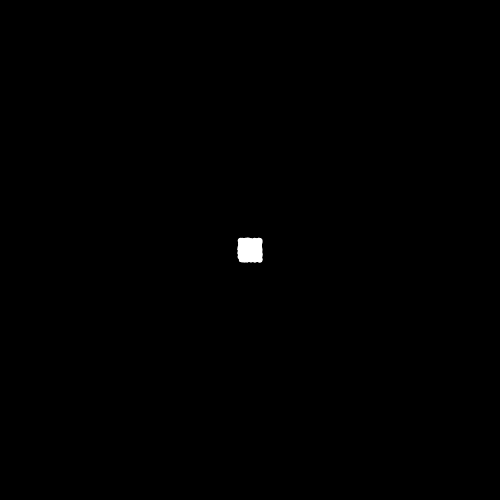
Frame 1 (no input)
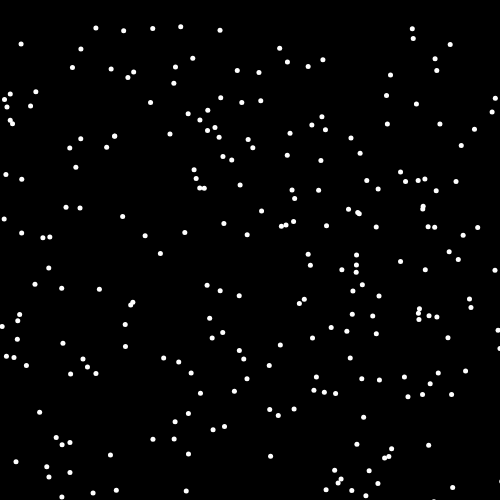
Frame 60 (no input)
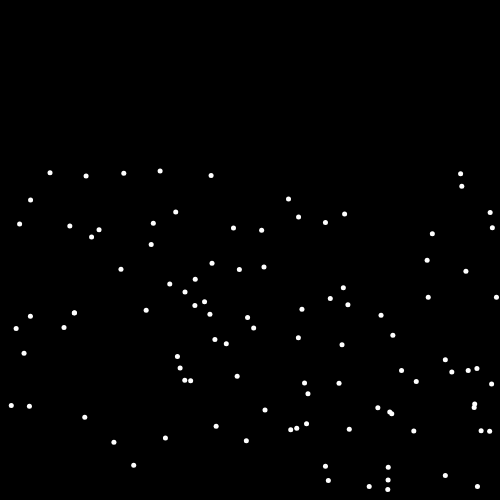
Frame 120 (the mouse pressed at the canvas centre since frame 60)

The p5.js sketch that drew these frames (run headless with seeded random() and noise() and a simulated clock; from frame 60 on, the mouse is pressed at the canvas centre):

// p5.js sketch
// ── sketch.js
var myAwesomeParticles;

function setup(){
  createCanvas(500,500);
  myAwesomeParticles= [];
  for (var i=0;i<500;i++){
    var particle = new Particle(createVector(width/2,height/2));
    particle.applyForce(createVector(random(-10,10),random(-10,10)));
    //myAwesomeParticles[i]=particle;
    myAwesomeParticles.push(particle);
  }
}


function draw(){
  background(0);
  for (var i=0;i< myAwesomeParticles.length;i++){
    var particle= myAwesomeParticles[i];
    particle.applyForce(createVector(0,0.1));
    particle.update();
    particle.display();
  }
}

// ── particle.js
class Particle{
  constructor(loc){
    // we are goning to crate lot's of particles so we need copy
    this.loc = loc.copy();
    this.acc = createVector(0,0);
    this.vel = createVector(0,0);
}

  applyForce(force){
    this.acc.add(force);

  }

  update(){
    this.vel.add(this.acc);
    this.loc.add(this.vel);
// add friction by making velocity <1
    this.vel.mult(0.98);
    this.acc.mult(0);
// except gravity, every force just apply once, so *0
  }


  display(){
    noStroke();
    ellipse(this.loc.x,this.loc.y,5,5);
  }
}
